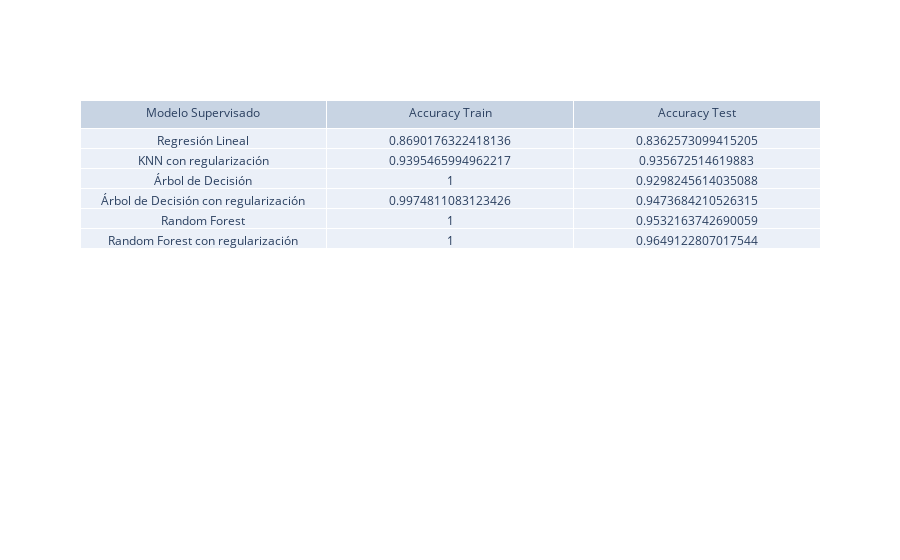

Write notebook code for a chart like this one.
### Code cell
fig = table.Figure(data=[table.Table( 
    header=dict(values=['Modelo Supervisado', 'Accuracy Train', 'Accuracy Test']), 
    cells=dict(values=[['Regresión Lineal', 'KNN con regularización', 'Árbol de Decisión', 'Árbol de Decisión con regularización', 'Random Forest', 'Random Forest con regularización'], 
                       [accuracy_train_linear_clf, accuracy_train_knn_clf, accuracy_train_dt_clf, accuracy_train_dt_clf_with_depth, accuracy_train_rf_clf, accuracy_train_rf_clf_with_depth],
                       [accuracy_test_linear_clf, accuracy_test_knn_clf, accuracy_test_dt_clf, accuracy_test_dt_clf_with_depth, accuracy_test_rf_clf, accuracy_test_rf_clf_with_depth]])) 
]) 
fig.show()

### Figure 1 — Plotly figure (JSON) as saved in the notebook; plotly's stock layout.template omitted (floating-point values rounded to 4 significant figures)
{"data": [{"cells": {"values": [["Regresión Lineal", "KNN con regularización", "Árbol de Decisión", "Árbol de Decisión con regularización", "Random Forest", "Random Forest con regularización"], [0.869, 0.9395, 1, 0.9975, 1, 1], [0.8363, 0.9357, 0.9298, 0.9474, 0.9532, 0.9649]]}, "header": {"values": ["Modelo Supervisado", "Accuracy Train", "Accuracy Test"]}, "type": "table"}], "layout": {}}
